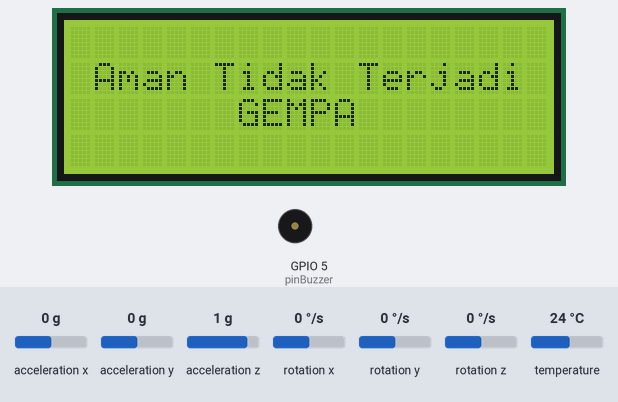
This sketch was run on a simulated ESP32. Shown: 20×4 character LCD, buzzer (waves = sounding). The test bench sets the inputs (shaded band); at power-on: acceleration x 0 g, acceleration y 0 g, acceleration z 1 g, rotation x 0 °/s, rotation y 0 °/s, rotation z 0 °/s, temperature 24 °C. WiFi joins after 1.5 s; servers stay silent unless stated; web services answer with replies made up by the test bench; what the sketch prints to the serial monitor is not drawn.

Above: at 2.7 s.
2.8 s: acceleration x set to -1.4 g
At 3.5 s:
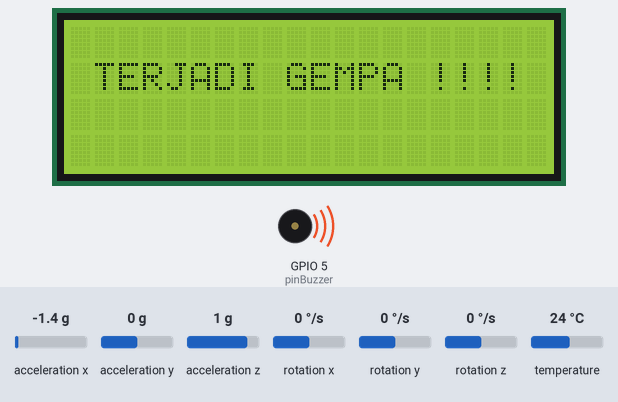
4.6 s: acceleration x set to 0 g
At 5.9 s:
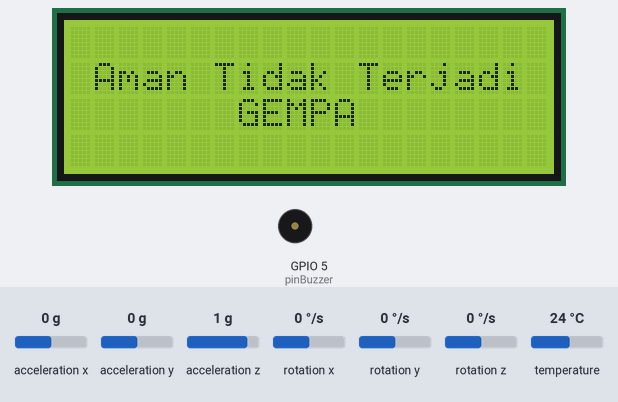
7.0 s: acceleration x set to -0.8 g
At 9.4 s:
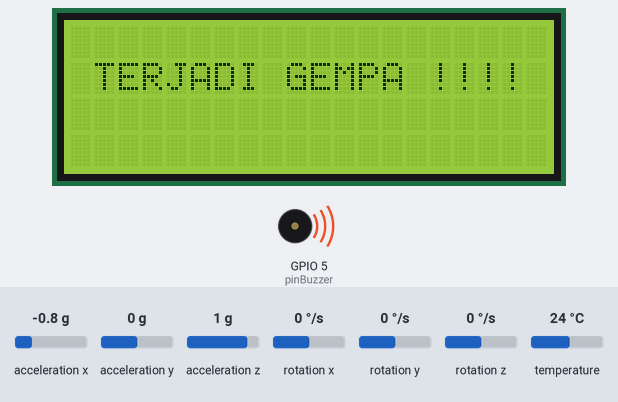
Timing chart, 0 to 10.9 s (numbered marks = the images above; inputs shaded):
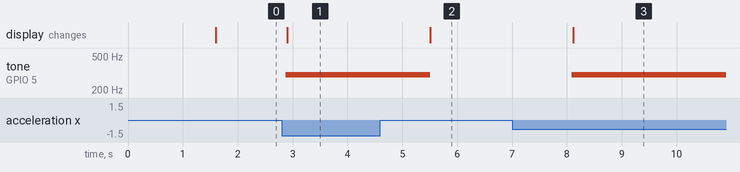

Measured:
- after the input at 2.8 s, tone on GPIO 5 (pinBuzzer): silent → 300 Hz after 0.07 s; the display: changes after 0.10 s (image 1)
- after the input at 4.6 s, tone on GPIO 5 (pinBuzzer): 300 Hz → silent after 0.91 s; the display: changes after 0.91 s (image 2)
- after the input at 7.0 s, tone on GPIO 5 (pinBuzzer): silent → 300 Hz after 1.1 s; the display: changes after 1.1 s (image 3)

The sketch:

sketch.ino
```cpp
//NIM: 5200411448
//NAMA : Muhammad Nurjaman
//KELAS : Mobile Internet Of Things E
//Dosen Pengampu : Ryan Ari Setyawan, S.Kom., M.Eng.


#include <WiFi.h>
#include <WiFiClient.h>
#include <Adafruit_MPU6050.h>
#include <Adafruit_Sensor.h>
#include <Wire.h>
#include "ThingSpeak.h"
#define pinBuzzer 5

WiFiClient client;

String thingSpeakAddress = "api.thingspeak.com";
String writeAPIKey;
String tsfield1Name;
String request_string;

#include <LiquidCrystal_I2C.h>
LiquidCrystal_I2C lcd(0x27,20,4);

Adafruit_MPU6050 mpu;

void setup()
{
  Serial.begin(115200);
  // Koneksi Wifi
  WiFi.disconnect();
  WiFi.begin("Wokwi-GUEST", "");
  while ((!(WiFi.status() == WL_CONNECTED))) {
    delay(300);
    Serial.print(".");
  }
  Serial.println("");
  Serial.println("WiFi connected");
  Serial.println("IP address: ");
  Serial.println(WiFi.localIP());

  //koneksi mpu6050
  if (!mpu.begin()) {
    Serial.println("Gagal mendeteksi MPU6050 chip");
    while (1) {
      delay(1000);
    }
  }
  mpu.setAccelerometerRange(MPU6050_RANGE_16_G);
  mpu.setGyroRange(MPU6050_RANGE_250_DEG);
  mpu.setFilterBandwidth(MPU6050_BAND_21_HZ);
  Serial.println("Pendeteksi Ready");
  // delay(1000);
  lcd.init();
  lcd.backlight();

}

//inisilisai type data nilai sensor
double x,y,z ;
double xg,yg,zg;
int t;

void loop()
{
  mpu6050();
  sendData_thingspeak(x,y,z,xg,yg,zg,t);
}

void mpu6050(){
  sensors_event_t a, g, temp;
  mpu.getEvent(&a, &g, &temp);

  //Acceleration
  x = a.acceleration.x;
  y = a.acceleration.y;
  z = a.acceleration.z;

// Gyroscope
  xg = g.gyro.x;
  yg = g.gyro.y;
  zg = g.gyro.y;

  t = temp.temperature;

  //Logic
  if ((x==0) && (y==0)){
    lcd.clear();
    lcd.setCursor(0, 1);
    lcd.print(" Aman Tidak Terjadi");
    lcd.setCursor(7, 2);
    lcd.print("GEMPA");
    Serial.print("Aman : ");
    Serial.print(x);
    Serial.print(",");
    Serial.print(y);
    Serial.print(",");
    Serial.print(z);
    Serial.print(", ");
    noTone(pinBuzzer);
  }
  else{
    pinMode(pinBuzzer, OUTPUT);
    tone(5,300);
    lcd.clear();
    lcd.setCursor(0, 1);
    lcd.print(" TERJADI GEMPA !!!!");
    Serial.println("Perhatian Ada Gempa!!!");
    // Deklarasi Acceleration
    Serial.println("Acceleration : ");
    Serial.print(" X: ");
    Serial.print(x);
    Serial.print(", Y: ");
    Serial.print(y);
    Serial.print(", Z: ");
    Serial.print(z);
    Serial.println(" m/s^2");
    //Deklarasi Rotation
    Serial.println("Rotation : ");
    Serial.print(" X: ");
    Serial.print(xg);
    Serial.print(", Y: ");
    Serial.print(yg);
    Serial.print(", Z: ");
    Serial.print(zg);
    //Deklarasi Temperature
    Serial.println("Temperature");
    Serial.print("Temp :");
    Serial.print(t);
    Serial.println(" degC");
  }

}
//send data to thingspeak
void sendData_thingspeak(double x, double y,double z,double xg, double yg,double zg,double t) {
  if (client.connect("api.thingspeak.com", 80)) {
    request_string = "/update?";
    request_string += "key=";
    request_string += "X2P7EL48T55W65SO";
    request_string += "&";
    request_string += "field1";
    request_string += "=";
    request_string += x;
    request_string += "&";
    request_string += "field2";
    request_string += "=";
    request_string += y;
    request_string += "&";
    request_string += "field3";
    request_string += "=";
    request_string += z;

    request_string += "&";
    request_string += "field4";
    request_string += "=";
    request_string += xg;
    request_string += "&";
    request_string += "field5";
    request_string += "=";
    request_string += yg;
    request_string += "&";
    request_string += "field6";
    request_string += "=";
    request_string += zg;

    request_string += "&";
    request_string += "field7";
    request_string += "=";
    request_string += t;


//request get data
    Serial.println(String("GET ") + request_string + " HTTP/1.1\r\n" +
                 "Host: " + thingSpeakAddress + "\r\n" +
                 "Connection: close\r\n\r\n");

    client.print(String("GET ") + request_string + " HTTP/1.1\r\n" +
                 "Host: " + thingSpeakAddress + "\r\n" +
                 "Connection: close\r\n\r\n");
    unsigned long timeout = millis();
    while (client.available() == 0) {
      if (millis() - timeout > 5000) {
        Serial.println(">>> Client Timeout !");
        client.stop();
        return;
      }
    }

    while (client.available()) {
      String line = client.readStringUntil('\r');
      Serial.print(line);
    }

    Serial.println();
    Serial.println("Closing Connection");

  }
}
```
